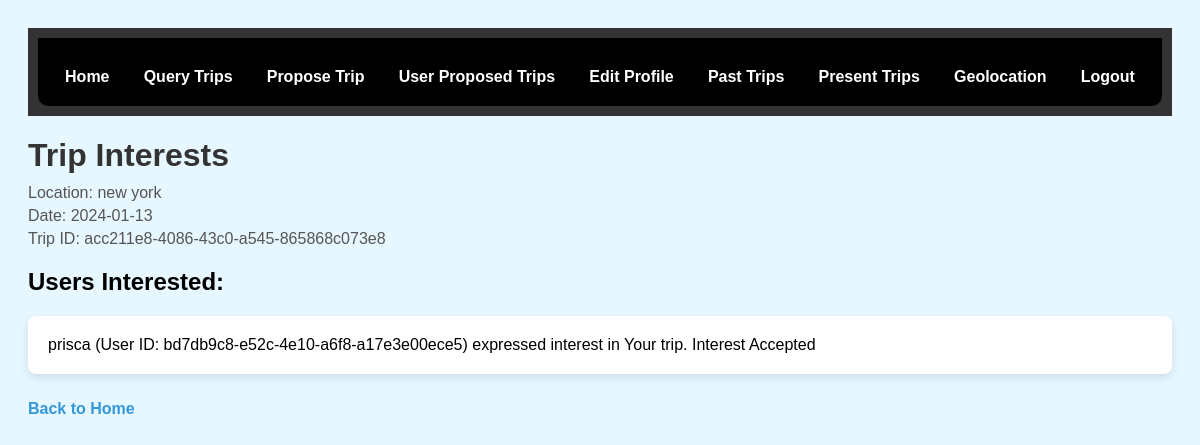
/tripInterests/acc211e8-4086-43c0-a545-865868c073e8, run on the app's committed database.
### main.py (models this page shows, shortened)
class ProposedTrip(db.Model):
    id = db.Column(db.Integer, primary_key=True)
    user_id = db.Column(db.String(36), nullable=False)
    trip_id = db.Column(db.String(36), unique=True, nullable=False)
    location = db.Column(db.String(100), nullable=False)
    date = db.Column(db.String(20), nullable=False)
    weather = db.Column(db.String(2000), nullable=False)
    interest_count = db.Column(db.Integer, default=0)

class User(db.Model):
    id = db.Column(db.Integer, primary_key=True)
    username = db.Column(db.String(50), unique=True, nullable=False)
    password = db.Column(db.String(200), nullable=False)
    user_id = db.Column(db.String(36), unique=True, nullable=True)  #user id column

class Interest(db.Model):
    id = db.Column(db.Integer, primary_key=True)
    user_id = db.Column(db.String(36), db.ForeignKey('user.user_id'), nullable=False)
    expressing_user_id = db.Column(db.String(36), nullable=False)
    trip_id = db.Column(db.String(36), db.ForeignKey('proposed_trip.trip_id'), nullable=False)
    accepted = db.Column(db.Boolean, default=False)

### main.py (the view)
@app.route('/tripInterests/<trip_id>', methods=['GET'])
def trip_interests(trip_id):
    try:
        proposed_trip = ProposedTrip.query.filter_by(trip_id=trip_id).first()
        if not proposed_trip:
            return "Error: Proposed Trip not found."
        interests = Interest.query.filter_by(trip_id=trip_id).all()
        return render_template('tripInterests.html', proposed_trip=proposed_trip, interests=interests,
                               fetch_user_by_id=fetch_user_by_id)
    except SQLAlchemyError as db_error:
        error_message = f"Database error: {str(db_error)}"
        app.logger.error(error_message)  # Log the error
        return render_template('error.html', error_message=error_message), 500
    except Exception as e:
        error_message = f"An unexpected error occurred: {str(e)}"
        app.logger.error(error_message)  # Log the error
        return render_template('error.html', error_message=error_message), 500

### main.py (called while the page is built)
def fetch_user_by_id(user_id):
    user = User.query.filter_by(user_id=user_id).first()
    return user

### templates/tripInterests.html (shortened to what this page needs)
<!DOCTYPE html>
<html lang="en">
<head>
</head>
<body>
  <header>
        <nav>
            <a href="{{ url_for('runIndex') }}">Home</a>
            <a href="{{ url_for('query') }}">Query Trips</a>
            <a href="{{ url_for('proposed_trips') }}">Propose Trip</a>
            <a href="{{ url_for('user_proposed_trips') }}">User Proposed Trips</a>
            <a href="{{ url_for('edit_profile') }}">Edit Profile</a>
            <a href="{{ url_for('past_trips') }}">Past Trips</a>
            <a href="{{ url_for('present_trips') }}">Present Trips</a>
            <a id="geolocation-link" href="{{ url_for('geolocation') }}">Geolocation</a>
            <a href="/">Logout</a>
        </nav>
    </header>
      <h1>Trip Interests</h1>
  <p>Location: {{ proposed_trip.location }}</p>
  <p>Date: {{ proposed_trip.date }}</p>
  <p>Trip ID: {{ proposed_trip.trip_id }}</p>
  <h2>Users Interested:</h2>
  <ul>
  {% for interest in interests %}
      {% if interest.expressing_user_id == proposed_trip.user_id %}
          <li>{{ proposed_trip.creator_username }} (User ID: {{ proposed_trip.user_id }}) created the trip.</li>
      {% else %}
          {% set user = fetch_user_by_id(interest.expressing_user_id) %}
          <li>
              {{ user.username }} (User ID: {{ user.user_id }}) expressed interest in Your trip.
              {% if not interest.accepted %}
                  <form method="post" action="{{ url_for('accept_interest', interest_id=interest.id) }}">
                      <button type="submit">Accept</button>
                  </form>
              {% else %}
                  <span>Interest Accepted</span>
              {% endif %}
          </li>
      {% endif %}
  {% endfor %}
 </ul>
  <a href="{{ url_for('runIndex') }}">Back to Home</a>
</body>
</html>

### templates/tripInterests.html (style rules this page uses)
body { font-family: Arial, sans-serif; background-color: #e6f7ff; padding: 20px; }
header { background-color: #333; padding: 10px 0; }
nav { display: flex; justify-content: space-around; background-color: #000; padding: 10px; border-radius: 0 0 10px 10px; }
nav a { color: #fff; text-decoration: none; padding: 10px; border-radius: 5px; transition: background-color 0.3s; }
h1 { color: #333; margin-bottom: 10px; }
p { color: #555; margin: 5px 0; }
ul { list-style-type: none; padding: 0; }
li { margin-bottom: 15px; background-color: #fff; padding: 20px; border-radius: 8px; box-shadow: 0 4px 8px rgba(0, 0, 0, 0.1); text-align: left; }
a { color: #3498db; text-decoration: none; display: inline-block; margin-top: 10px; font-weight: bold; }
header { background-color: #333; color: #fff; padding: 10px; }
nav { display: flex; justify-content: space-around; }

### data on the page
ProposedTrip: location "new york", date "2024-01-13", trip_id "acc211e8-4086-43c0-a545-865868c073e8"
Interest: accepted "Interest Accepted"
User: username "prisca", user_id "bd7db9c8-e52c-4e10-a6f8-a17e3e00ece5"
